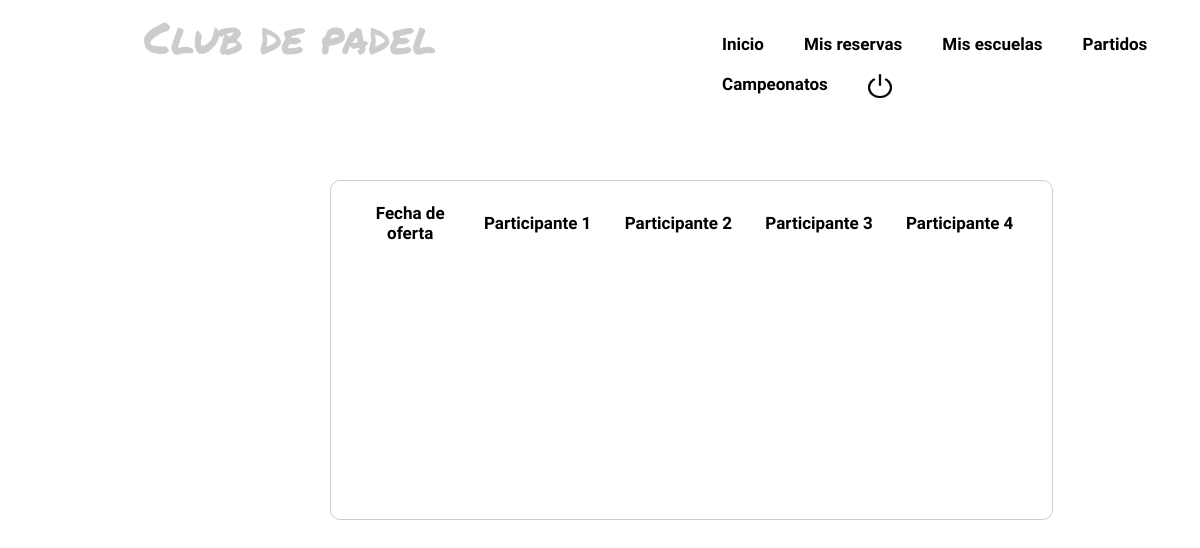
Before: /controllers/InscripcionPartido_Controller.php?action=SHOWINSCRIP (signed in) with the older database file.
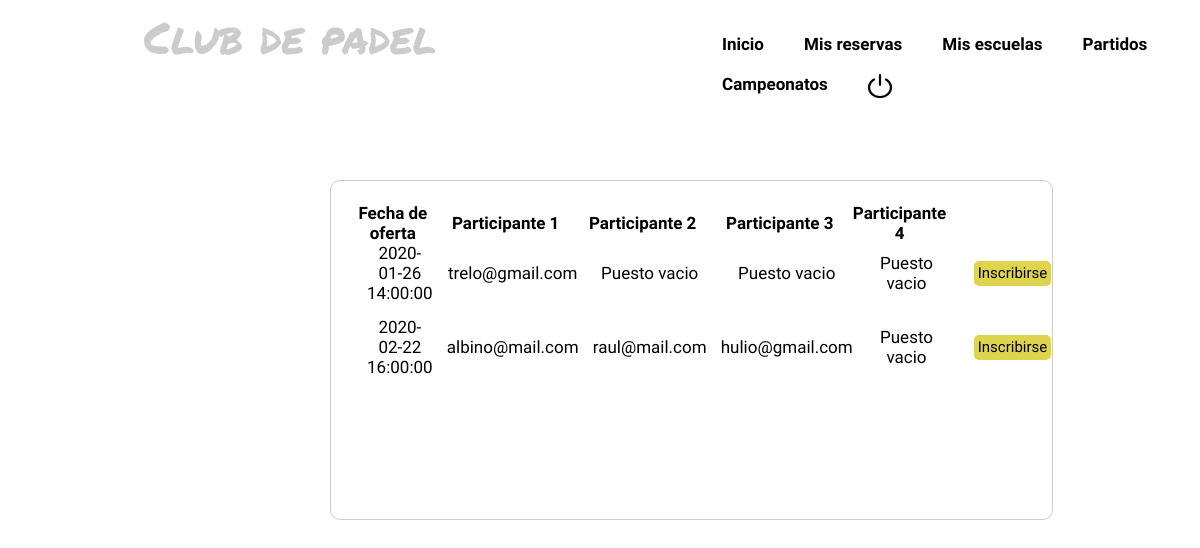
After: the same page with the newer database file.
### tables this page shows
CREATE TABLE `oferprompartidos` (
  `email` varchar(50) NOT NULL,
  `fecha` datetime NOT NULL,
  `partic1` varchar(50) NOT NULL,
  `partic2` varchar(50) NOT NULL,
  `partic3` varchar(50) NOT NULL,
  `partic4` varchar(50) NOT NULL,
  `numpart` int(1) NOT NULL,
  `tipo` char(4) NOT NULL
);

### models/OferPromPartido_Model.php (called while the page is built, shortened)
<?php
class OferPromPartidoModel{
  var $email;
  var $fecha;
  var $partic1;
  var $partic2;
  var $partic3;
  var $partic4;
  var $numpart;
  var $tipo;
  var $mysqli;
  function __construct($email, $fecha, $partic1, $partic2, $partic3, $partic4, $numpart, $tipo){
    $this->email = $email;
    $this->fecha = $fecha;
    $this->partic1 = $partic1;
    $this->partic2 = $partic2;
    $this->partic3 = $partic3;
    $this->partic4 = $partic4;
    $this->numpart = $numpart;
    $this->tipo = $tipo;
    include_once '../functions/BdAdmin.php';
    $this->mysqli=ConectarBD();
  }
  function SEARCH(){
    $fechaActual = date("Y/m/d H:i:s");
    $sql = "SELECT * FROM oferprompartidos WHERE(email LIKE '%$this->email%'
                                                AND fecha LIKE '%$this->fecha%'
                                                AND partic1 LIKE '%$this->partic1%'
                                                AND partic2 LIKE '%$this->partic2%'
                                                AND partic3 LIKE '%$this->partic3%'
                                                AND partic4 LIKE '%$this->partic4%'
                                                AND numpart LIKE '%$this->numpart%'
                                                AND tipo LIKE '%$this->tipo%'
                                                AND TIMESTAMPDIFF(hour, fecha, '$fechaActual') < -12)";
    if(!($resultado=$this->mysqli->query($sql))){
      return 'Error en la consulta a la base de datos';
    }else{
      return $resultado;
    }
  }
}
 ?>

### functions/BdAdmin.php (called while the page is built, shortened)
<?php
function ConectarBD()
	{
	    $mysqli = new mysqli("localhost", "root", "", "abp23");
		return $mysqli;
	}
?>

### views/InscripcionPartido_Showall_View.php (the view, shortened to what this page needs)
<?php
  class InscripcionPartidoShowallView{
    function __construct($datos){
      $this->render($datos);
    }
    function render($datos){
      include "../views/Header.php";
 ?>
 <table class="tablaInscribirShowall">
         <tr id="letraPromocion">
             <th>Fecha de oferta</th>
             <th>Participante 1</th>
             <th>Participante 2</th>
             <th>Participante 3</th>
             <th>Participante 4</th>
         </tr>
<?php
  while($fila = mysqli_fetch_array($datos)){
?>
<tr class="usuariosVisibles">
    <td><?php echo $fila['fecha']?> </td>
    <td><?php echo $fila['partic1']?> </td>
    <td><?php echo $fila['partic2']?> </td>
    <td><?php echo $fila['partic3']?> </td>
    <td><?php echo $fila['partic4']?> </td>
    <td> <form action="../controllers/InscripcionPartido_Controller.php" name ='EDIT'>
            <button class="botonInscribir" name = "action" value = "EDIT">Inscribirse</button>
            </form>
    </td>
</tr>
<?php
       }
       ?>
   </table>
<?php
       include "../views/Footer.php";
   }
}
?>

Changed rows visible on the page:
added oferprompartidos: fecha "2020-01-26 14:00:00", partic1 "trelo@gmail.com", partic2 "Puesto vacio", partic3 "Puesto vacio", partic4 "Puesto vacio"
added oferprompartidos: fecha "2020-02-22 16:00:00", partic1 "albino@mail.com", partic2 "raul@mail.com", partic3 "hulio@gmail.com", partic4 "Puesto vacio"
